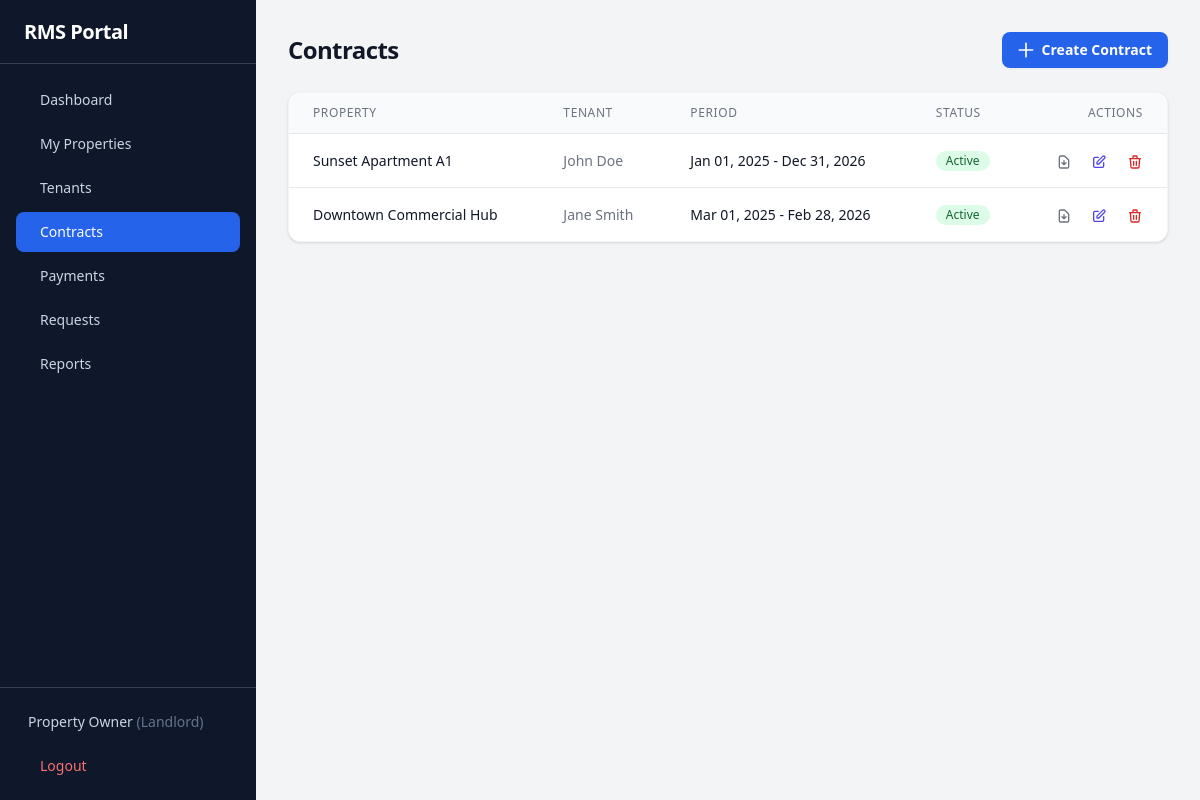
The page /contracts.php (signed in) on the database its author committed.
### tables this page shows
CREATE TABLE IF NOT EXISTS users (
    id VARCHAR(20) PRIMARY KEY,
    username VARCHAR(50) UNIQUE NOT NULL,
    password VARCHAR(255) NOT NULL,
    full_name VARCHAR(255) DEFAULT NULL,
    phone VARCHAR(50) DEFAULT NULL,
    email VARCHAR(255) DEFAULT NULL,
    nida VARCHAR(50) DEFAULT NULL,
    role ENUM('admin','tenant','landlord') NOT NULL DEFAULT 'tenant',
    approved TINYINT(1) NOT NULL DEFAULT 1,
    property_address TEXT DEFAULT NULL,
    tenant_id VARCHAR(20) DEFAULT NULL,
    must_change_password TINYINT(1) NOT NULL DEFAULT 1,
    created_at TIMESTAMP DEFAULT CURRENT_TIMESTAMP
);

CREATE TABLE IF NOT EXISTS contracts (
    id VARCHAR(20) PRIMARY KEY,
    property_id VARCHAR(20) NOT NULL,
    tenant_id VARCHAR(20) NOT NULL,
    start_date DATE NOT NULL,
    end_date DATE NOT NULL,
    status ENUM('active','terminated') NOT NULL DEFAULT 'active',
    created_at TIMESTAMP DEFAULT CURRENT_TIMESTAMP
);

CREATE TABLE IF NOT EXISTS properties (
    id VARCHAR(20) PRIMARY KEY,
    title VARCHAR(255) NOT NULL,
    address TEXT NOT NULL,
    rent_amount DECIMAL(12,2) NOT NULL DEFAULT 0,
    status ENUM('available','rented','maintenance') NOT NULL DEFAULT 'available',
    created_at TIMESTAMP DEFAULT CURRENT_TIMESTAMP
);

CREATE TABLE IF NOT EXISTS tenants (
    id VARCHAR(20) PRIMARY KEY,
    name VARCHAR(255) NOT NULL,
    email VARCHAR(255) DEFAULT NULL,
    phone VARCHAR(50) NOT NULL,
    nida VARCHAR(50) DEFAULT NULL,
    created_at TIMESTAMP DEFAULT CURRENT_TIMESTAMP
);

### config/database.php (called while the page is built, shortened)
<?php
$DB_HOST = getenv('DB_HOST') ?: 'localhost';
$DB_NAME = getenv('DB_NAME') ?: 'rms_portal';
$DB_USER = getenv('DB_USER') ?: 'root';
$DB_PASS = getenv('DB_PASS') ?: '';
try {
    $pdo = new PDO("mysql:host=$DB_HOST;dbname=$DB_NAME;charset=utf8mb4", $DB_USER, $DB_PASS, [
        PDO::ATTR_ERRMODE => PDO::ERRMODE_EXCEPTION,
        PDO::ATTR_DEFAULT_FETCH_MODE => PDO::FETCH_ASSOC,
        PDO::ATTR_EMULATE_PREPARES => false,
    ]);
} catch (PDOException $e) {
    die("Database connection failed: " . $e->getMessage());
}
function db(): PDO {
    global $pdo;
    return $pdo;
}

### includes/auth.php (called while the page is built, shortened)
<?php
require_once __DIR__ . '/../config/database.php';
function isLoggedIn(): bool {
    return isset($_SESSION['user_id']);
}
function getCurrentUser(): ?array {
    $stmt = db()->prepare("SELECT id, username, full_name, phone, email, nida, role, approved, property_address, tenant_id, must_change_password FROM users WHERE id = ?");
    $stmt->execute([$_SESSION['user_id']]);
    return $stmt->fetch() ?: null;
}

### contracts.php (the view, shortened to what this page needs)
<?php
require_once __DIR__ . '/config/database.php';
require_once __DIR__ . '/includes/auth.php';
require_once __DIR__ . '/includes/helpers.php';
$contracts = db()->query("SELECT * FROM contracts ORDER BY created_at DESC")->fetchAll();
$properties = db()->query("SELECT * FROM properties ORDER BY title")->fetchAll();
$tenants = db()->query("SELECT * FROM tenants ORDER BY name")->fetchAll();
$prop_map = [];
foreach ($properties as $p) $prop_map[$p['id']] = $p;
$tenant_map = [];
foreach ($tenants as $t) $tenant_map[$t['id']] = $t;
?>
<div class="space-y-6">
    <div class="sm:flex sm:items-center justify-between">
        <h1 class="text-2xl font-bold tracking-tight text-gray-900">Contracts</h1>
        <div class="mt-4 sm:ml-16 sm:mt-0 sm:flex-none">
            <a href="?action=add" class="flex items-center justify-center rounded-lg bg-blue-600 px-4 py-2 text-sm font-semibold text-white shadow-sm hover:bg-blue-500">
                <svg class="-ml-0.5 mr-1.5 h-5 w-5" fill="none" stroke="currentColor" viewBox="0 0 24 24"><path stroke-linecap="round" stroke-linejoin="round" stroke-width="2" d="M12 4v16m8-8H4"/></svg>
                Create Contract
            </a>
        </div>
    </div>
    <div class="bg-white rounded-xl shadow border border-gray-100 overflow-hidden">
        <div class="overflow-x-auto">
            <table class="min-w-full divide-y divide-gray-200">
                <thead class="bg-gray-50">
                    <tr>
                        <th class="px-6 py-3 text-left text-xs font-medium text-gray-500 uppercase tracking-wider">Property</th>
                        <th class="px-6 py-3 text-left text-xs font-medium text-gray-500 uppercase tracking-wider">Tenant</th>
                        <th class="px-6 py-3 text-left text-xs font-medium text-gray-500 uppercase tracking-wider">Period</th>
                        <th class="px-6 py-3 text-left text-xs font-medium text-gray-500 uppercase tracking-wider">Status</th>
                        <th class="px-6 py-3 text-right text-xs font-medium text-gray-500 uppercase tracking-wider">Actions</th>
                    </tr>
                </thead>
                <tbody class="divide-y divide-gray-200 bg-white">
                    <?php foreach ($contracts as $c):
                        $p = $prop_map[$c['property_id']] ?? null;
                        $t = $tenant_map[$c['tenant_id']] ?? null;
                    ?>
                    <tr class="hover:bg-gray-50">
                        <td class="whitespace-nowrap px-6 py-4 text-sm font-medium text-gray-900"><?= hsc($p['title'] ?? 'Unknown Property') ?></td>
                        <td class="whitespace-nowrap px-6 py-4 text-sm text-gray-500"><?= hsc($t['name'] ?? 'Unknown Tenant') ?></td>
                        <td class="whitespace-nowrap px-6 py-4 text-sm text-gray-900">
                            <?= date('M d, Y', strtotime($c['start_date'])) ?> - <?= date('M d, Y', strtotime($c['end_date'])) ?>
                        </td>
                        <td class="whitespace-nowrap px-6 py-4 text-sm"><?= statusBadge($c['status']) ?></td>
                        <td class="whitespace-nowrap px-6 py-4 text-right text-sm font-medium">
                            <a href="pdf_generate.php?contract_id=<?= $c['id'] ?>" class="text-gray-500 hover:text-[#7B5CFA] mr-4" title="Download PDF">
                                <svg class="w-4 h-4 inline" fill="none" stroke="currentColor" viewBox="0 0 24 24"><path stroke-linecap="round" stroke-linejoin="round" stroke-width="2" d="M12 10v6m0 0l-3-3m3 3l3-3m2 8H7a2 2 0 01-2-2V5a2 2 0 012-2h5.586a1 1 0 01.707.293l5.414 5.414a1 1 0 01.293.707V19a2 2 0 01-2 2z"/></svg>
                            </a>
                            <a href="?edit=<?= $c['id'] ?>" class="text-indigo-600 hover:text-indigo-900 mr-4">
                                <svg class="w-4 h-4 inline" fill="none" stroke="currentColor" viewBox="0 0 24 24"><path stroke-linecap="round" stroke-linejoin="round" stroke-width="2" d="M11 5H6a2 2 0 00-2 2v11a2 2 0 002 2h11a2 2 0 002-2v-5m-1.414-9.414a2 2 0 112.828 2.828L11.828 15H9v-2.828l8.586-8.586z"/></svg>
                            </a>
                            <a href="?delete=<?= $c['id'] ?>" onclick="return confirm('Are you sure you want to delete this contract?')" class="text-red-600 hover:text-red-900">
                                <svg class="w-4 h-4 inline" fill="none" stroke="currentColor" viewBox="0 0 24 24"><path stroke-linecap="round" stroke-linejoin="round" stroke-width="2" d="M19 7l-.867 12.142A2 2 0 0116.138 21H7.862a2 2 0 01-1.995-1.858L5 7m5 4v6m4-6v6m1-10V4a1 1 0 00-1-1h-4a1 1 0 00-1 1v3M4 7h16"/></svg>
                            </a>
                        </td>
                    </tr>
                    <?php endforeach; ?>
                </tbody>
            </table>
        </div>
    </div>
</div>
<?php
$content = ob_get_clean();
require __DIR__ . '/includes/layout.php';

### includes/helpers.php (shortened to what this page needs)
<?php
function statusBadge(string $status): string {
    $classes = [
        'available' => 'bg-green-100 text-green-800',
        'rented' => 'bg-blue-100 text-blue-800',
        'maintenance' => 'bg-yellow-100 text-yellow-800',
        'active' => 'bg-green-100 text-green-800',
        'terminated' => 'bg-red-100 text-red-800',
        'completed' => 'bg-green-100 text-green-800',
        'pending' => 'bg-yellow-100 text-yellow-800',
        'approved' => 'bg-green-100 text-green-800',
        'resolved' => 'bg-green-100 text-green-800',
        'rejected' => 'bg-red-100 text-red-800',
    ];
    $class = $classes[$status] ?? 'bg-gray-100 text-gray-800';
    return "<span class=\"inline-flex rounded-full px-2.5 py-0.5 text-xs font-medium capitalize {$class}\">{$status}</span>";
}
function hsc($str): string {
    return htmlspecialchars($str ?? '', ENT_QUOTES, 'UTF-8');
}

### includes/layout.php (shortened to what this page needs)
<?php
require_once __DIR__ . '/auth.php';
require_once __DIR__ . '/helpers.php';
$user = getCurrentUser();
$current_page = basename($_SERVER['PHP_SELF'], '.php') ?: 'index';
$current_action = $_GET['action'] ?? '';
$admin_links = [
    ['name' => 'Dashboard', 'path' => 'index.php', 'icon' => 'dashboard'],
    ['name' => 'Users', 'path' => 'users.php', 'icon' => 'users'],
];
$landlord_links = [
    ['name' => 'Dashboard', 'path' => 'index.php', 'icon' => 'dashboard'],
    ['name' => 'My Properties', 'path' => 'properties.php', 'icon' => 'building'],
    ['name' => 'Tenants', 'path' => 'tenants.php', 'icon' => 'users'],
    ['name' => 'Contracts', 'path' => 'contracts.php', 'icon' => 'file-text'],
    ['name' => 'Payments', 'path' => 'payments.php', 'icon' => 'credit-card'],
    ['name' => 'Requests', 'path' => 'requests.php', 'icon' => 'message-square'],
    ['name' => 'Reports', 'path' => 'reports.php', 'icon' => 'bar-chart'],
];
$tenant_links = [
    ['name' => 'My Dashboard', 'path' => 'index.php', 'icon' => 'dashboard', 'action' => ''],
    ['name' => 'Pay Rent (Control No.)', 'path' => 'index.php?action=generate_control_number', 'icon' => 'credit-card', 'action' => 'generate_control_number'],
    ['name' => 'Renew Contract', 'path' => 'index.php?action=extension', 'icon' => 'file-text', 'action' => 'extension'],
    ['name' => 'Report Issue (Repair)', 'path' => 'index.php?action=maintenance', 'icon' => 'wrench', 'action' => 'maintenance'],
    ['name' => 'Notice to Vacate', 'path' => 'index.php?action=move_out', 'icon' => 'file-output', 'action' => 'move_out'],
];
if ($user['role'] === 'admin') {
    $links = $admin_links;
} elseif ($user['role'] === 'landlord') {
    $links = $landlord_links;
} else {
    $links = $tenant_links;
}
?>
<!DOCTYPE html>
<html lang="en">
<head>
    <script src="https://cdn.tailwindcss.com"></script>
</head>
<body class="bg-gray-100">
<div class="min-h-screen flex" x-data="{ sidebarOpen: false }">
    <aside class="fixed lg:static inset-y-0 left-0 z-30 w-64 bg-slate-900 transform transition-transform duration-200 ease-in-out -translate-x-full lg:translate-x-0 flex flex-col"
           x-bind:class="sidebarOpen ? 'translate-x-0' : '-translate-x-full lg:translate-x-0'">
        <div class="h-16 flex items-center justify-between px-6 border-b border-slate-700">
            <h1 class="text-xl font-bold text-white tracking-tight">RMS Portal</h1>
        </div>
        <nav class="flex-1 px-4 py-4 space-y-1 overflow-y-auto">
            <?php foreach ($links as $link):
                $is_active = false;
                if (isset($link['action'])) {
                    $is_active = $current_page === 'index' && $current_action === $link['action'];
                    if ($link['action'] === '') {
                        $is_active = $current_page === 'index' && $current_action === '';
                    }
                } else {
                    $is_active = $current_page === basename($link['path'], '.php');
                }
            ?>
            <a href="<?= $link['path'] ?>"
               class="flex items-center px-3 py-2.5 text-sm font-medium rounded-lg transition-colors <?= $is_active ? 'bg-blue-600 text-white' : 'text-slate-300 hover:bg-slate-800 hover:text-white' ?>">
                <?= $link['name'] ?>
            </a>
            <?php endforeach; ?>
        </nav>
        <div class="p-4 border-t border-slate-700">
            <div class="flex items-center px-3 py-2 text-sm text-slate-300">
                <span class="truncate flex-1"><?= hsc($user['full_name'] ?: $user['username']) ?> <span class="text-slate-500 capitalize">(<?= $user['role'] ?>)</span></span>
            </div>
            <a href="logout.php"
               class="mt-2 w-full flex items-center px-3 py-2 text-sm font-medium text-red-400 rounded-lg hover:bg-slate-800 transition-colors">
                Logout
            </a>
        </div>
    </aside>
    <main class="flex-1 flex flex-col min-w-0">
        <div class="flex-1 overflow-y-auto p-4 sm:p-6 lg:p-8">
            <div class="max-w-7xl mx-auto">
                <?= $content ?? '' ?>
            </div>
        </div>
    </main>
</div>
</body>
</html>

### rows shown on the page
users: full_name "Property Owner", role "Landlord"
contracts: property.title "Sunset Apartment A1", tenant.name "John Doe", start_date "Jan 01, 2025", end_date "Dec 31, 2026", status "Active"
contracts: property.title "Downtown Commercial Hub", tenant.name "Jane Smith", start_date "Mar 01, 2025", end_date "Feb 28, 2026", status "Active"

### other values the page prints
$link['name'] "Dashboard"
$link['name'] "My Properties"
$link['name'] "Tenants"
$link['name'] "Contracts"
$link['name'] "Payments"
$link['name'] "Requests"
$link['name'] "Reports"
